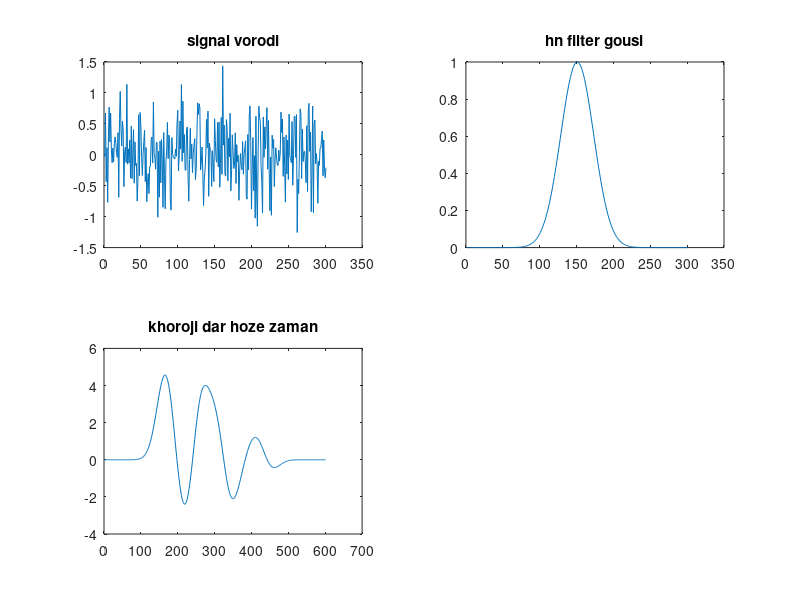
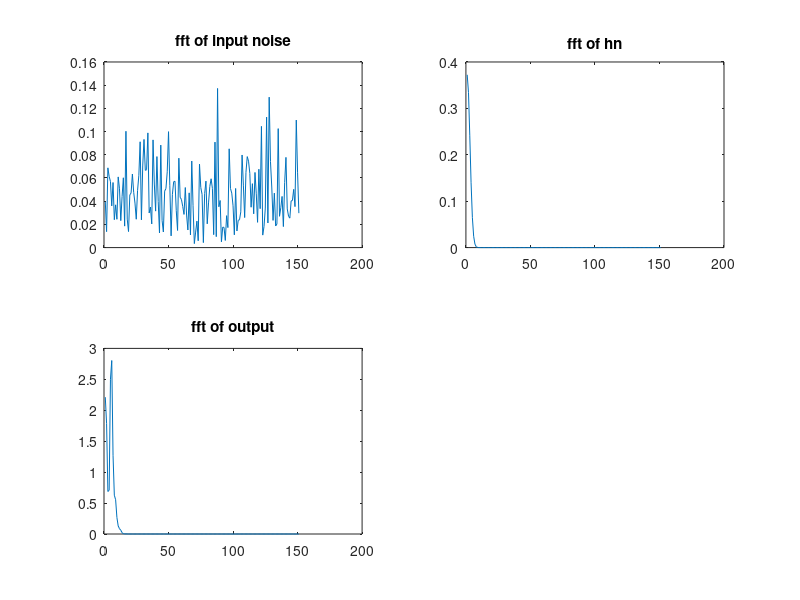

Reproduce these figures in MATLAB, in order.
%#######################################################################
%       @@   written by mehran tamjidi     stu number : 9665506   @@
%                      email:mehrant.0611@gmail.com
%        
%                 the code is complete and without any wrong 
%                 
%                  <><><><><><>< thank you  ><><><><><><>
%                     
%                     bakhshe2 baraie vaieance=0.2
%#######################################################################


clc
clear All
close all
                 %baraie varience1=0.2

% varience1=0.01;             delta1=sqrt(varience1);
varience2=0.2;                delta2=sqrt(varience2);

sigma2h=5;
N=30;

karane_paiin=(-N/2);
karane_bala=(N/2);


n =karane_paiin:0.1:karane_bala;
n2=-((n).^2);
hn=exp(n2/(2*sigma2h));

len=length(hn);
f=(0:len-1)/len;

x1=delta2*randn(1,len);
figure(1)
subplot(2,2,1);plot(x1);title('signal vorodi');
subplot(2,2,2);plot(hn);title('hn filter gousi');
y1=conv(x1,hn);

n2 =karane_paiin*2:0.1:karane_bala*2;
subplot(2,2,3);plot(y1);title('khoroji dar hoze zaman');


% HW = fftshift(hn);
% HWplot=abs(HW)/len;
% 
% figure(2)
% subplot(2,2,1); fshift1 = (-len/2:len/2-1);
% plot(fshift1,HWplot);title('amplitude of H(w)');
% grid on 


% Y1= fftshift(y1);
% Y1plot=abs(Y1)/len;
% % 
% figure(3)
% subplot(2,2,2);
% fshift2 = (-len+1:len-1)*(10/601);
% figure(2)
% subplot(2,2,1);
% plot(fshift2,Y1plot);title('khoroji darhoze fequency');


% 
% figure(10);
% Y1 = fftshift(y1);
% Fs=10;
% P2 = abs(y1/len);
% P1 = P2(1:len/2+1);
% P1(2:end-1) = 2*P1(2:end-1);
% 
% f = Fs*(0:(len/2))/len;
% plot(f,P1) 
% title('Single-Sided Amplitude Spectrum of X(t)')
% xlabel('f (Hz)')
% ylabel('|P1(f)|')


figure(2)

X1=fft(x1);
r2 = abs(X1/len);
mag1 =2*r2(1:len/2+1);
subplot(2,2,1);plot(mag1);title('fft of input noise');





% 
% Y1 = fft(y1);
% % Compute the two-sided spectrum P2. Then compute the single-sided spectrum P1 based on P2 and the even-valued signal length L.
% 
% P2 = abs(Y1/len);
% P1 = P2(1:len/2+1);
% P1(2:end-1) = 2*P1(2:end-1);
% % Define the frequency domain f and plot the single-sided amplitude spectrum P1. The amplitudes are not exactly at 0.7 and 1, as expected, because of the added noise. On average, longer signals produce better frequency approximations.
% 
% f = 10*(0:(len/2))/len;
% subplot(2,2,2); plot(f,P1); title('fft of output');



HW2=fft(hn);
m2 = abs(HW2/len);
mag3 =2*m2(1:len/2+1);
subplot(2,2,2);plot(mag3);title('fft of hn');





Y1=fft(y1);
P2 = abs(Y1/len);
mag2 =2*P2(1:len/2+1);
% img_part=imag(P1);    %real part equation
% real_part=real(P1);
% %subplot(2,2,1);plot(img_part);
% %subplot(2,2,2);plot(real_part);
% mag=sqrt((img_part.^2)+real_part.^2);
% %subplot(2,2,2);plot(teta);title('angle');xlabel('f (Hz)');
subplot(2,2,3);plot(mag2);title('fft of output');



